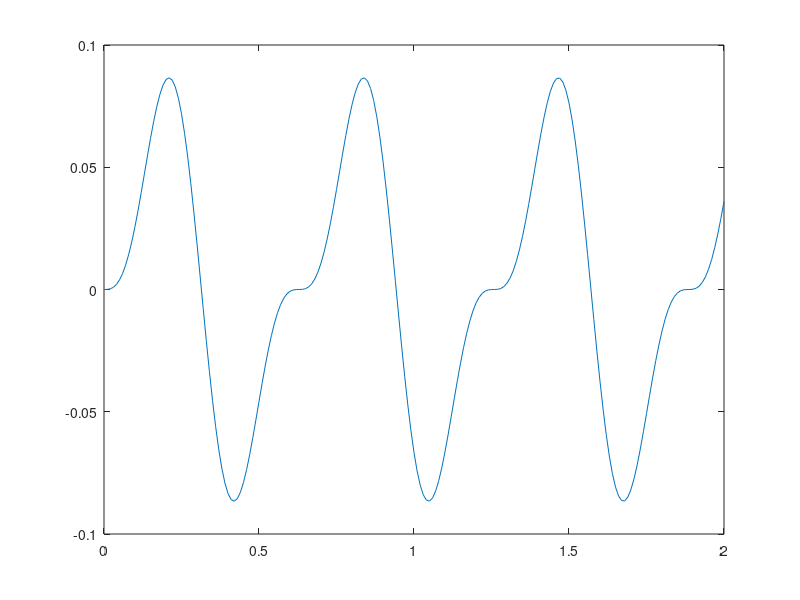

Reproduce this figure in MATLAB.
i=0;
A = 10;
Go = 20;
m = 1;
k = 100;
Gor = sqrt(k/m);

a1 = 0;
a2 = -sqrt(m/k) * (A/m)/(Gor^2 - Go^2) * Go;

for t=0:0.01:2
i=i+1;

uh = a1*cos(Gor*t) + a2*sin(Gor*t);
up = (A/m)/(Gor^2 - Go^2) * sin(Go*t);
u  = uh+up;

Mu(i) = u;
Mt(i) = t;

end;

plot(Mt,Mu);
